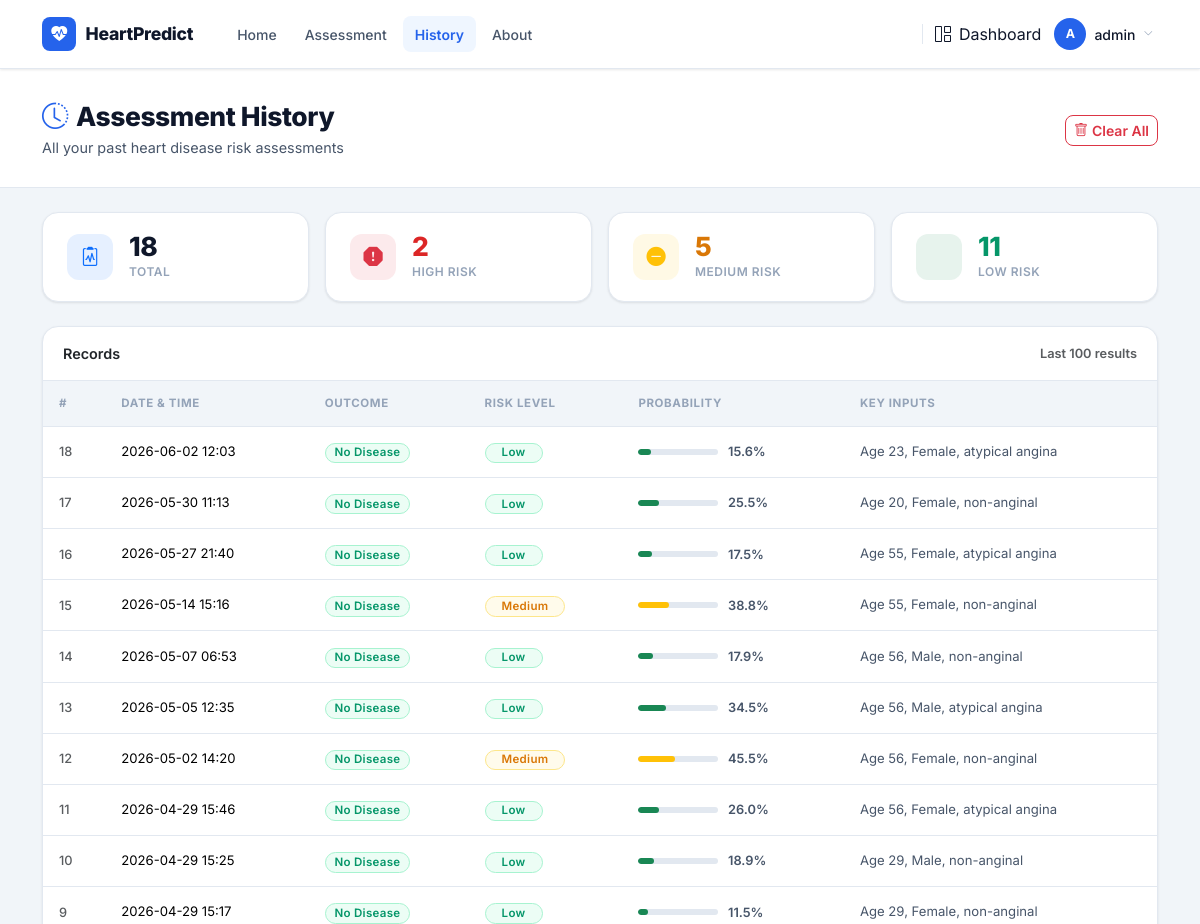
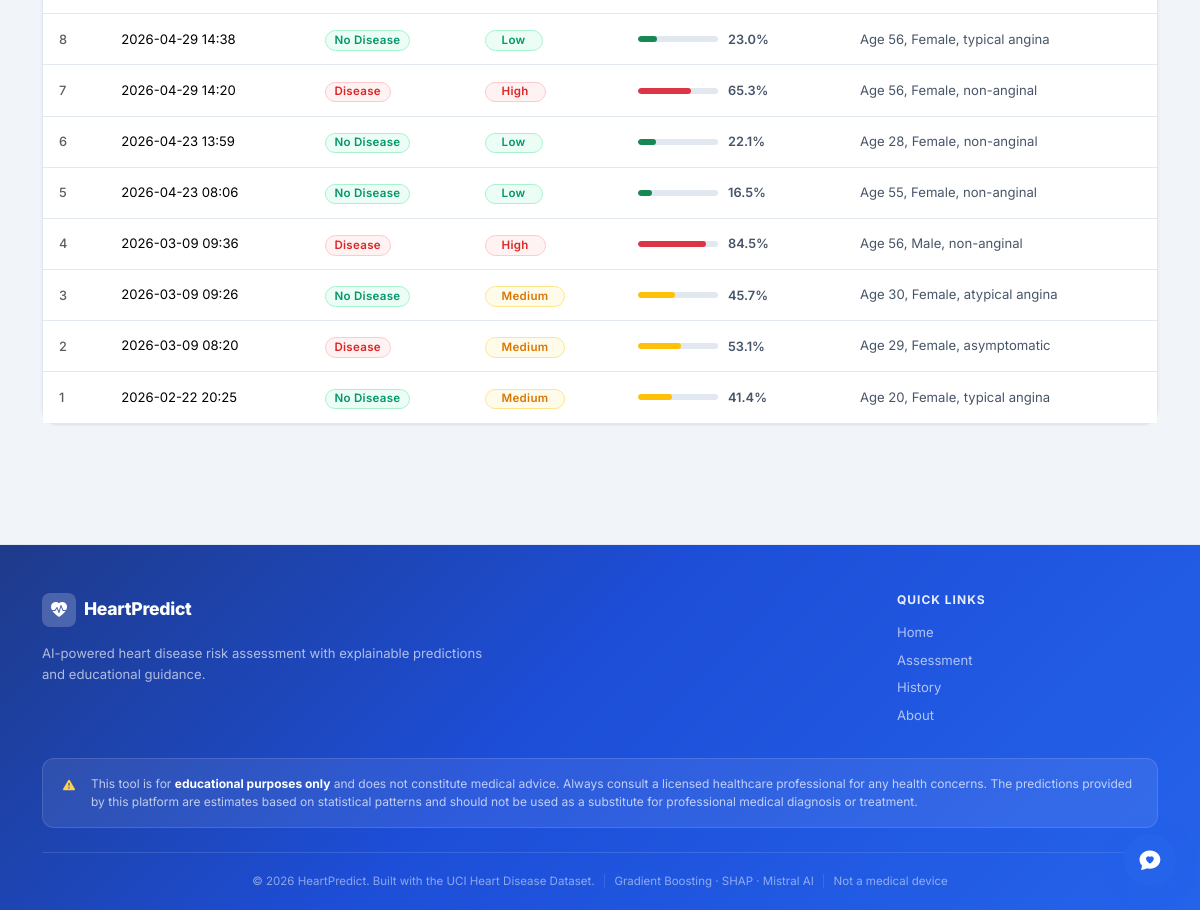
Screenshot of /history (signed in) with the database file from the repository (2 pictures, top to bottom).
### models.py (models this page shows, shortened)
class User(db.Model):
    __tablename__ = "users"
    id           = db.Column(db.Integer, primary_key=True)
    username     = db.Column(db.String(80), unique=True, nullable=False)
    email        = db.Column(db.String(120), unique=True, nullable=False)
    password_hash = db.Column(db.String(256), nullable=False)
    role         = db.Column(db.String(20), nullable=False, default='user')
    status       = db.Column(db.String(20), nullable=False, default='active')
    created_at   = db.Column(db.DateTime, default=datetime.utcnow)
    approved_at  = db.Column(db.DateTime, nullable=True)

class Prediction(db.Model):
    __tablename__ = "predictions"
    id           = db.Column(db.Integer, primary_key=True)
    user_id      = db.Column(db.Integer, db.ForeignKey('users.id'), nullable=True)
    created_at   = db.Column(db.DateTime, default=datetime.utcnow)
    input_data   = db.Column(db.Text, nullable=False)
    prediction   = db.Column(db.Integer, nullable=False)
    probability  = db.Column(db.Float, nullable=False)
    risk_level   = db.Column(db.String(20), nullable=False)
    def to_dict(self):
        import json
        return {
            "id":          self.id,
            "created_at":  self.created_at.strftime("%Y-%m-%d %H:%M"),
            "input_data":  json.loads(self.input_data),
            "prediction":  self.prediction,
            "probability": round(self.probability * 100, 1),
            "risk_level":  self.risk_level,
        }

### app.py (the view)
@app.route("/history")
@login_required
def history():
    if current_user.role == 'admin':
        records = Prediction.query.order_by(Prediction.created_at.desc()).limit(100).all()
    elif current_user.role == 'doctor' and current_user.is_approved_doctor:
        records = Prediction.query.order_by(Prediction.created_at.desc()).limit(100).all()
    else:
        records = Prediction.query.filter_by(user_id=current_user.id).order_by(Prediction.created_at.desc()).limit(100).all()
    return render_template("history.html", records=[r.to_dict() for r in records])

### app.py (called while the page is built)
@app.context_processor
def inject_now():
    from datetime import datetime
    return {"now": datetime.now}

### auth.py (called while the page is built)
@login_manager.user_loader
def load_user(user_id):
    from models import User
    return User.query.get(int(user_id))

### templates/history.html (shortened to what this page needs)
{% extends "base.html" %}
{% block content %}
<div class="page-hero">
  <div class="container">
    <div class="d-flex justify-content-between align-items-center flex-wrap gap-3">
      <div>
        <h1>
          <i class="bi bi-clock-history me-2" style="color:var(--primary);"></i>Assessment History
        </h1>
        <p style="color:var(--text-secondary);font-size:0.9rem;margin:0;">
          All your past heart disease risk assessments
        </p>
      </div>
      {% if records %}
      <form method="POST" action="{{ url_for('clear_history') }}"
            onsubmit="return confirm('This will permanently delete all your assessment records. Continue?')">
        <button type="submit" class="btn btn-sm btn-outline-danger">
          <i class="bi bi-trash me-1"></i>Clear All
        </button>
      </form>
      {% endif %}
    </div>
  </div>
</div>
<div class="container py-4">
  {% if not records %}
  <div class="card text-center py-5 px-4" style="border-style:dashed !important;">
    <div class="stat-icon bg-primary bg-opacity-10 text-primary mx-auto mb-3"
         style="width:56px;height:56px;font-size:1.5rem;border-radius:var(--radius);">
      <i class="bi bi-inbox"></i>
    </div>
    <h5 class="fw-bold mb-1">No assessments yet</h5>
    <p class="text-muted mb-4" style="font-size:0.875rem;">
      Run your first heart health assessment to see results here.
    </p>
    <div>
      <a href="{{ url_for('predict') }}" class="btn btn-primary px-4">
        <i class="bi bi-clipboard2-pulse me-2"></i>Start Assessment
      </a>
    </div>
  </div>
  {% else %}
  {% set total    = records | length %}
  {% set high_c   = records | selectattr('risk_level', 'equalto', 'High')   | list | length %}
  {% set medium_c = records | selectattr('risk_level', 'equalto', 'Medium') | list | length %}
  {% set low_c    = records | selectattr('risk_level', 'equalto', 'Low')    | list | length %}
  <div class="row g-3 mb-4">
    <div class="col-6 col-lg-3">
      <div class="stat-card">
        <div class="stat-icon bg-primary bg-opacity-10 text-primary">
          <i class="bi bi-clipboard2-pulse"></i>
        </div>
        <div>
          <div class="stat-value">{{ total }}</div>
          <div class="stat-label">Total</div>
        </div>
      </div>
    </div>
    <div class="col-6 col-lg-3">
      <div class="stat-card">
        <div class="stat-icon bg-danger bg-opacity-10 text-danger">
          <i class="bi bi-exclamation-octagon-fill"></i>
        </div>
        <div>
          <div class="stat-value" style="color:var(--danger);">{{ high_c }}</div>
          <div class="stat-label">High Risk</div>
        </div>
      </div>
    </div>
    <div class="col-6 col-lg-3">
      <div class="stat-card">
        <div class="stat-icon bg-warning bg-opacity-10 text-warning">
          <i class="bi bi-dash-circle-fill"></i>
        </div>
        <div>
          <div class="stat-value" style="color:var(--warning);">{{ medium_c }}</div>
          <div class="stat-label">Medium Risk</div>
        </div>
      </div>
    </div>
    <div class="col-6 col-lg-3">
      <div class="stat-card">
        <div class="stat-icon bg-success bg-opacity-10 text-success">
        </div>
        <div>
          <div class="stat-value" style="color:var(--success);">{{ low_c }}</div>
          <div class="stat-label">Low Risk</div>
        </div>
      </div>
    </div>
  </div>
  <div class="card">
    <div class="card-header d-flex align-items-center justify-content-between">
      <span class="fw-semibold">Records</span>
      <span class="text-muted" style="font-size:0.8rem;">Last 100 results</span>
    </div>
    <div class="table-responsive">
      <table class="table table-hover mb-0">
        <thead>
          <tr>
            <th>#</th>
            <th>Date &amp; Time</th>
            <th>Outcome</th>
            <th>Risk Level</th>
            <th>Probability</th>
            <th>Key Inputs</th>
          </tr>
        </thead>
        <tbody>
          {% for rec in records %}
          <tr>
            <td class="text-muted" style="font-size:0.8rem;font-weight:500;">{{ rec.id }}</td>
            <td style="font-size:0.82rem;white-space:nowrap;">{{ rec.created_at }}</td>
            <td>
              {% if rec.prediction == 1 %}
                <span class="badge risk-High">Disease</span>
              {% else %}
                <span class="badge risk-Low">No Disease</span>
              {% endif %}
            </td>
            <td>
              <span class="badge risk-{{ rec.risk_level }} px-3">{{ rec.risk_level }}</span>
            </td>
            <td>
              <div class="prob-bar-wrap">
                <div class="prob-bar-track">
                  <div class="prob-bar-fill
                    {% if rec.risk_level == 'Low' %}bg-success
                    {% elif rec.risk_level == 'Medium' %}bg-warning
                    {% else %}bg-danger{% endif %}"
                    style="width:{{ rec.probability }}%;">
                  </div>
                </div>
                <span style="font-size:0.8rem;font-weight:600;color:var(--text-secondary);white-space:nowrap;">
                  {{ rec.probability }}%
                </span>
              </div>
            </td>
            <td style="font-size:0.82rem;color:var(--text-secondary);">
              Age {{ rec.input_data.age }},
              {{ rec.input_data.sex }},
              {{ rec.input_data.cp }}
            </td>
          </tr>
          {% endfor %}
        </tbody>
      </table>
    </div>
  </div>
  {% endif %}
</div>
{% endblock %}

### templates/base.html (shortened to what this page needs)
<!DOCTYPE html>
<html lang="en">
<head>
  <link href="https://cdn.jsdelivr.net/npm/bootstrap@5.3.3/dist/css/bootstrap.min.css" rel="stylesheet"/>
  <link href="https://cdn.jsdelivr.net/npm/bootstrap-icons@1.11.3/font/bootstrap-icons.css" rel="stylesheet"/>
  <link href="https://unpkg.com/aos@2.3.1/dist/aos.css" rel="stylesheet">
</head>
<body>
<nav class="navbar navbar-expand-lg">
  <div class="container">
    <a href="{{ url_for('index') }}" class="navbar-brand">
      <div class="brand-icon"><i class="bi bi-heart-pulse-fill"></i></div>
      HeartPredict
    </a>
    <div class="collapse navbar-collapse" id="navMenu">
      <ul class="navbar-nav me-auto gap-1 ms-3">
        <li class="nav-item">
          <a class="nav-link {% if request.endpoint == 'index' %}active{% endif %}"
             href="{{ url_for('index') }}">Home</a>
        </li>
        {% if current_user.is_authenticated %}
        <li class="nav-item">
          <a class="nav-link {% if request.endpoint == 'predict' %}active{% endif %}"
             href="{{ url_for('predict') }}">Assessment</a>
        </li>
        <li class="nav-item">
          <a class="nav-link {% if request.endpoint == 'history' %}active{% endif %}"
             href="{{ url_for('history') }}">History</a>
        </li>
        <li class="nav-item">
          <a class="nav-link {% if request.endpoint == 'about' %}active{% endif %}"
             href="{{ url_for('about') }}">About</a>
        </li>
        {% endif %}
      </ul>
      {% if current_user.is_authenticated %}
      <div class="d-flex align-items-center gap-2">
        <a href="{{ url_for('dashboard.redirect_dashboard') }}"
           class="nav-link d-none d-lg-flex align-items-center gap-1">
          <i class="bi bi-grid-1x2 me-1"></i>Dashboard
        </a>
        <div class="dropdown">
          <button class="btn btn-link text-decoration-none d-flex align-items-center gap-2 p-1 shadow-none"
                  data-bs-toggle="dropdown" aria-expanded="false"
                  style="color: var(--text);">
            <div class="user-avatar">{{ current_user.username[0] | upper }}</div>
            <span class="d-none d-sm-inline" style="font-size:0.875rem;font-weight:500;">{{ current_user.username }}</span>
            <i class="bi bi-chevron-down" style="font-size:0.6rem;color:var(--text-muted);"></i>
          </button>
        </div>
      </div>
      {% else %}
      <div class="d-flex gap-2 align-items-center ms-lg-3">
        <a href="{{ url_for('auth.login') }}" class="btn btn-nav-login">Login</a>
        <a href="{{ url_for('auth.register') }}" class="btn btn-nav-register">Register</a>
      </div>
      {% endif %}
    </div>
  </div>
</nav>
<main class="pb-5">
  {% block content %}{% endblock %}
</main>
<footer class="footer pt-5 pb-0">
  <div class="container">
    <div class="row g-4 pb-4 justify-content-between align-items-start">
      <div class="col-lg-5 col-md-7">
        <div class="d-flex align-items-center gap-2 mb-3">
          <div class="footer-brand-icon">
            <i class="bi bi-heart-pulse-fill"></i>
          </div>
          <span class="footer-brand-name">HeartPredict</span>
        </div>
        <p class="footer-desc">
          AI-powered heart disease risk assessment with explainable predictions and educational guidance.
        </p>
      </div>
      <div class="col-lg-3 col-md-4">
        <h6 class="footer-heading">Quick Links</h6>
        <ul class="footer-links">
          <li><a href="{{ url_for('index') }}">Home</a></li>
          {% if current_user.is_authenticated %}
          <li><a href="{{ url_for('predict') }}">Assessment</a></li>
          <li><a href="{{ url_for('history') }}">History</a></li>
          {% endif %}
          <li><a href="{{ url_for('about') }}">About</a></li>
        </ul>
      </div>
    </div>
    <div class="footer-disclaimer">
      <i class="bi bi-exclamation-triangle-fill me-2 flex-shrink-0"></i>
      <span>This tool is for <strong>educational purposes only</strong> and does not constitute medical advice. Always consult a licensed healthcare professional for any health concerns. The predictions provided by this platform are estimates based on statistical patterns and should not be used as a substitute for professional medical diagnosis or treatment.</span>
    </div>
    <div class="footer-bottom">
      <span>&copy; {{ now().year }} HeartPredict. Built with the UCI Heart Disease Dataset.</span>
      <span class="footer-bottom-divider">|</span>
      <span>Gradient Boosting &middot; SHAP &middot; Mistral AI</span>
      <span class="footer-bottom-divider">|</span>
      <span class="text-nowrap">Not a medical device</span>
    </div>
  </div>
</footer>
{% if current_user.is_authenticated %}
<div class="chat-fab" id="chatFab">
  <button class="fab-btn" id="chatFabBtn" aria-label="Open Heart Health Assistant">
    <i class="bi bi-chat-heart-fill"></i>
    <span class="pulse-ring"></span>
  </button>
</div>
{% endif %}
</body>
</html>

### templates/history.html (style rules this page uses)
.page-hero { background: var(--surface); border-bottom: 1px solid var(--border); padding: 2rem 0 1.75rem; }
.page-hero h1 { font-size: 1.65rem; font-weight: 800; letter-spacing: -0.4px; margin-bottom: 0.3rem; }
.prob-bar-wrap { display: flex; align-items: center; gap: 0.6rem; }
.prob-bar-track { width: 80px; height: 6px; background: var(--border); border-radius: 999px; overflow: hidden; }
.prob-bar-fill { height: 100%; border-radius: 999px; }

### rows the page displays
User: username "A", username "admin"
Prediction: id "18", created_at "2026-06-02 12:03", shows "No Disease", risk_level "Low", probability "15.6", input_data.age "23", input_data.sex "Female", input_data.cp "atypical angina"
Prediction: id "17", created_at "2026-05-30 11:13", shows "No Disease", risk_level "Low", probability "25.5", input_data.age "20", input_data.sex "Female", input_data.cp "non-anginal"
Prediction: id "16", created_at "2026-05-27 21:40", shows "No Disease", risk_level "Low", probability "17.5", input_data.age "55", input_data.sex "Female", input_data.cp "atypical angina"
Prediction: id "15", created_at "2026-05-14 15:16", shows "No Disease", risk_level "Medium", probability "38.8", input_data.age "55", input_data.sex "Female", input_data.cp "non-anginal"
Prediction: id "14", created_at "2026-05-07 06:53", shows "No Disease", risk_level "Low", probability "17.9", input_data.age "56", input_data.sex "Male", input_data.cp "non-anginal"
Prediction: id "13", created_at "2026-05-05 12:35", shows "No Disease", risk_level "Low", probability "34.5", input_data.age "56", input_data.sex "Male", input_data.cp "atypical angina"
Prediction: id "12", created_at "2026-05-02 14:20", shows "No Disease", risk_level "Medium", probability "45.5", input_data.age "56", input_data.sex "Female", input_data.cp "non-anginal"
Prediction: id "11", created_at "2026-04-29 15:46", shows "No Disease", risk_level "Low", probability "26.0", input_data.age "56", input_data.sex "Female", input_data.cp "atypical angina"
Prediction: id "10", created_at "2026-04-29 15:25", shows "No Disease", risk_level "Low", probability "18.9", input_data.age "29", input_data.sex "Male", input_data.cp "non-anginal"
Prediction: id "9", created_at "2026-04-29 15:17", shows "No Disease", risk_level "Low", probability "11.5", input_data.age "29", input_data.sex "Female", input_data.cp "non-anginal"
Prediction: id "8", created_at "2026-04-29 14:38", shows "No Disease", risk_level "Low", probability "23.0", input_data.age "56", input_data.sex "Female", input_data.cp "typical angina"
Prediction: id "7", created_at "2026-04-29 14:20", shows "Disease", risk_level "High", probability "65.3", input_data.age "56", input_data.sex "Female", input_data.cp "non-anginal"
Prediction: id "6", created_at "2026-04-23 13:59", shows "No Disease", risk_level "Low", probability "22.1", input_data.age "28", input_data.sex "Female", input_data.cp "non-anginal"
Prediction: id "5", created_at "2026-04-23 08:06", shows "No Disease", risk_level "Low", probability "16.5", input_data.age "55", input_data.sex "Female", input_data.cp "non-anginal"
Prediction: id "4", created_at "2026-03-09 09:36", shows "Disease", risk_level "High", probability "84.5", input_data.age "56", input_data.sex "Male", input_data.cp "non-anginal"
Prediction: id "3", created_at "2026-03-09 09:26", shows "No Disease", risk_level "Medium", probability "45.7", input_data.age "30", input_data.sex "Female", input_data.cp "atypical angina"
Prediction: id "2", created_at "2026-03-09 08:20", shows "Disease", risk_level "Medium", probability "53.1", input_data.age "29", input_data.sex "Female", input_data.cp "asymptomatic"
Prediction: id "1", created_at "2026-02-22 20:25", shows "No Disease", risk_level "Medium", probability "41.4", input_data.age "20", input_data.sex "Female", input_data.cp "typical angina"

### other values shown
{{ total }} "18"
{{ high_c }} "2"
{{ medium_c }} "5"
{{ low_c }} "11"
